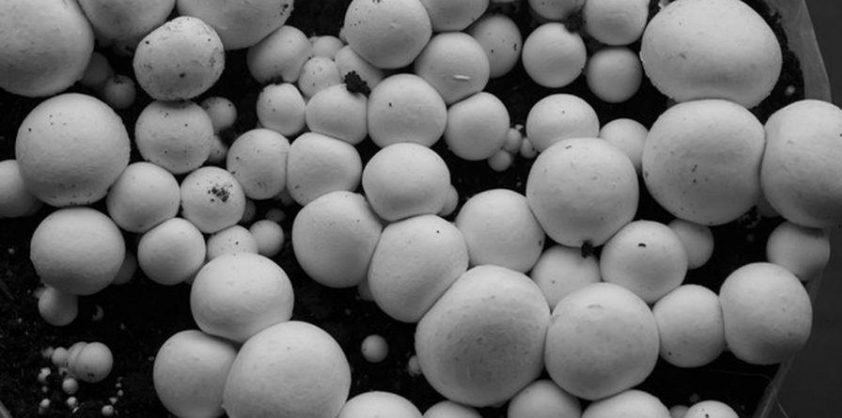
#> input picture Haicode/GrayGaussian/Screenshot 2021-11-03 151655.png, 842 x 418 px, found by its file name
$ python learn.py
#> lines starting #> are read from the running program, lines starting #| are printed output that depends on the picture; long printed decimals are rounded
from matplotlib import pyplot as mp
import cv2
import numpy as np
from PIL import Image


baseImage = r'C:\Users\chiha\Desktop\2021\Haicode\GrayGaussian\Screenshot 2021-11-03 151655.png' ## de hinh va file code chung 1 folder roi dan path vao day

img = cv2.imread(baseImage, cv2.IMREAD_COLOR)
#> img is the input picture: shape (418, 842, 3); min 0, max 220, mean 105.6

imgPIL = Image.open(baseImage) ##doc hinh

convertImage = Image.new(imgPIL.mode, imgPIL.size)
#> convertImage: PIL image 842x418 RGBA; every value is 0

widthImage = convertImage.size[0]
#> widthImage = 842
heightImage = convertImage.size[1]
#> heightImage = 418

#get gray index for each pixel$$$$$$$$$$$$$$$$$$$$$$$$$$$$$$$$$$$$$$$$$$$$$$$$$$$$$$$$$$$$$$$$$$$$$$$$$$$$$$$$$$$$$$$$$$$$$$$$$
grayArray = []
grayindexArray = []

for x in range(widthImage):
    for y in range(heightImage):
        R, G, B, L = imgPIL.getpixel((x, y)) #get thong so R G B theo toa do pixel
        grayIndex = np.uint8((R + G + B) / 3) #lay muc xam cua tung pixel
        grayindexArray.append(grayIndex) #append gray index to array
        grayArray.append([x, y, grayIndex]) ## append gray index theo toa do
#> after the loop, grayArray = 351956 items; grayindexArray = 351956 items

#gray index caculation$$$$$$$$$$$$$$$$$$$$$$$$$$$$$$$$$$$$$$$$$$$$$$$$$$$$$$$$$$$$$$$$$$$$$$$$$$$44$$$$$$$$$$$$$$$$$$$$$$$$$4
def Average(lst): ## ham tinh trung binh
    return sum(lst) / len(lst)

T = 100 #T ban dau

obj = []
bgd = []

for y in range(5): ### lap 50 lan
    for x in grayindexArray:
        bgd.append(x) if x < T else obj.append(x) ## moi lan lap la phan loai theo T
    T = (Average(obj) + Average(bgd)) / 2 ### update T (ky thuat 1)

#gray to binary image$$$$$$$$$$$$$$$$$$$$$$$$$$$$$$$$$$$$$$$$$$$$$$$$$$$$$$$$$$$$$$$$$$$$$$$$$$$$$$$$$$$$$$$$$$$$$$$$$$$$$$$$$4
for x in range(len(grayArray)):
    if (grayArray[x][2] < T ):  ## phan loai theo T cuoi cung
        convertImage.putpixel((grayArray[x][0],grayArray[x][1]), (0, 0, 0, 1)) ## to mau den cho background
    else:
        convertImage.putpixel((grayArray[x][0],grayArray[x][1]), (255, 255, 255, 1))  ##to mau trang cho object


###### uoc luong gia tri trung binh obj$$$$$$$$$$$$$$$$$$$$$$$$$$$$$$$$$$$$$$$$$$$$$$$$$$$$$$$$$$$$$$$$$$$$$$$$$$$$$$$$

def Variance(lst, mu): ## tinh phuong sai
#> called with mu = 148.3
    sum = 0
#> sum = 0
    for x in lst:
        sum = sum + np.power((x - mu), 2)
#> after the loop, sum = 1.05e+09
    return sum/len(lst)

def gaussian(x, mu, sig): #tinh gia tri ham phan phoi chuan
    return (1./(np.sqrt(2.*np.pi)*sig))*np.exp(-np.power((x - mu)/sig, 2.)/2)

def epsilon(Z, siq, n):
    return Z * siq / np.sqrt(n)

sigObj = np.sqrt(Variance(obj, Average(obj))) ##do lech chuan object
#> sigObj = 31.17
sigBgd = np.sqrt(Variance(bgd, Average(bgd))) ## do lech chuan background
#> sigBgd = 33.17

Z =  1.96 #reliability = 95%

eslObj = epsilon(Z, sigObj, len(obj))
#> eslObj = 0.0588
xObj = (Average(obj) - eslObj ,Average(obj) + eslObj)
#> xObj = (148.3, 148.4)

eslBgd = epsilon(Z, sigBgd, len(bgd))
#> eslBgd = 0.0788
xBgd = (Average(bgd) - eslBgd ,Average(bgd) + eslBgd)
#> xBgd = (37.77, 37.92)


x_values = np.linspace(0, 255, 511) ## do chia
mp.plot(x_values, gaussian(x_values, Average(obj), sigObj), label="Object") ## ve do thi guass cua object
mp.plot(x_values, gaussian(x_values, Average(bgd), sigBgd), label="Background") ## ve do thi guass cua background


#60%$$$$$$$$$$$$$$$$$$$$$$$$$$$$$$$$$$$$$$$$$$$$$$$$$$$$$$$$$$$$$$$$$$$$$$$$$$$$$$$$$$$$$$$$$$$$$$$$$$$$$$$$$$$$4
cpeMushroom1 = []
for x in x_values: #tinh sai so cho tung cap gia tri
    if (x < T):
        cpeMushroom1.append(abs(1.5*gaussian(x, Average(obj), sigObj) - gaussian(x, Average(bgd), sigBgd)))
closetArray = np.array(cpeMushroom1)
x_closet = closetArray.argmin() / 2 #chon sai so nho nhat
#> x_closet = 90.5
mp.plot([x_closet, x_closet], [gaussian(x_closet, Average(obj), sigObj), gaussian(x_closet, Average(bgd), sigBgd)], 'go-') #ve


#show T
print(f"Muc xam theo Ky thuat 1: {T}")
print(f"Khoang uoc luong gia tri muc xam trung binh vung Object: {xObj}")
#| Khoang uoc luong gia tri muc xam trung binh vung Object: (148.276, 148.394)
print(f"Khoang uoc luong gia tri muc xam trung binh vung Background: {xBgd}")
#| Khoang uoc luong gia tri muc xam trung binh vung Background: (37.767, 37.925)
print(f"Muc xam theo Bayes: {x_closet}")
#| Muc xam theo Bayes: 90.5

#show image
resultImage = np.array(convertImage)
cv2.imshow('hahaha', resultImage)
cv2.waitKey(0)
cv2.destroyAllWindows()
mp.show()
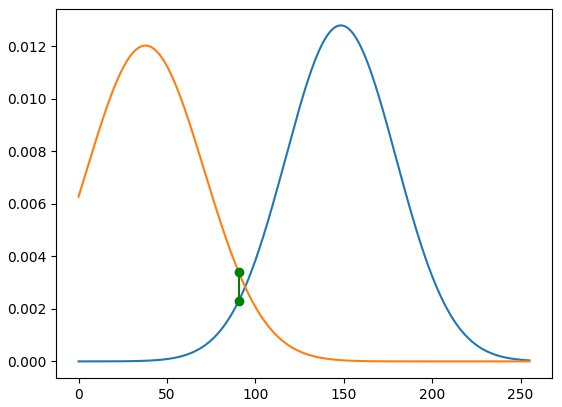
#> figure drawn by matplotlib, 1 panel; curve peaks at x = 148.5, y = 0.0128; curve peaks at x = 38, y = 0.012
